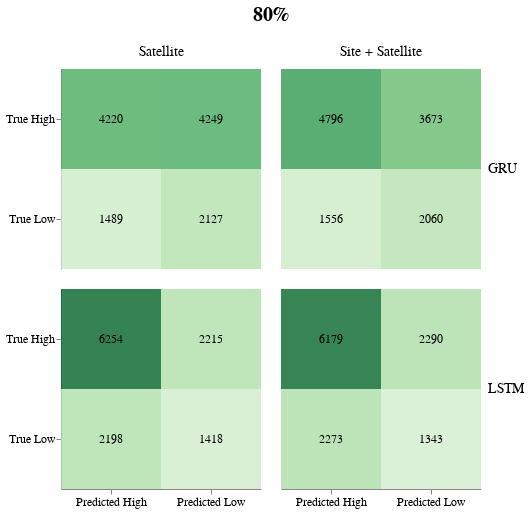

The code cell stored with this chart in its notebook:
### Code cell
plot_conf_matrix(80, ['../results/80/lstm_site.pkl',
                      '../results/80/lstm_no_site.pkl',
                      '../results/80/gru_site.pkl',
                      '../results/80/gru_no_site.pkl'])

### Figure 1 — Vega specification as saved in the notebook (floating-point values rounded to 4 significant figures)
{"$schema": "https://vega.github.io/schema/vega/v5.json", "data": [{"name": "source_0", "values": [{"True": "True Low", "Predicted": "Predicted Low", "Count": 1343, "Features": "Site + Satellite", "Model": "LSTM", "__index_level_0__": 0, "column_Features_sort_index": 1.0}, {"True": "True High", "Predicted": "Predicted Low", "Count": 2290, "Features": "Site + Satellite", "Model": "LSTM", "__index_level_0__": 1, "column_Features_sort_index": 1.0}, {"True": "True Low", "Predicted": "Predicted High", "Count": 2273, "Features": "Site + Satellite", "Model": "LSTM", "__index_level_0__": 2, "column_Features_sort_index": 1.0}, {"True": "True High", "Predicted": "Predicted High", "Count": 6179, "Features": "Site + Satellite", "Model": "LSTM", "__index_level_0__": 3, "column_Features_sort_index": 1.0}, {"True": "True Low", "Predicted": "Predicted Low", "Count": 1418, "Features": "Satellite", "Model": "LSTM", "__index_level_0__": 0, "column_Features_sort_index": 0.0}, {"True": "True High", "Predicted": "Predicted Low", "Count": 2215, "Features": "Satellite", "Model": "LSTM", "__index_level_0__": 1, "column_Features_sort_index": 0.0}, {"True": "True Low", "Predicted": "Predicted High", "Count": 2198, "Features": "Satellite", "Model": "LSTM", "__index_level_0__": 2, "column_Features_sort_index": 0.0}, {"True": "True High", "Predicted": "Predicted High", "Count": 6254, "Features": "Satellite", "Model": "LSTM", "__index_level_0__": 3, "column_Features_sort_index": 0.0}, {"True": "True Low", "Predicted": "Predicted Low", "Count": 2060, "Features": "Site + Satellite", "Model": "GRU", "__index_level_0__": 0, "column_Features_sort_index": 1.0}, {"True": "True High", "Predicted": "Predicted Low", "Count": 3673, "Features": "Site + Satellite", "Model": "GRU", "__index_level_0__": 1, "column_Features_sort_index": 1.0}, {"True": "True Low", "Predicted": "Predicted High", "Count": 1556, "Features": "Site + Satellite", "Model": "GRU", "__index_level_0__": 2, "column_Features_sort_index": 1.0}, {"True": "True High", "Predicted": "Predicted High", "Count": 4796, "Features": "Site + Satellite", "Model": "GRU", "__index_level_0__": 3, "column_Features_sort_index": 1.0}, {"True": "True Low", "Predicted": "Predicted Low", "Count": 2127, "Features": "Satellite", "Model": "GRU", "__index_level_0__": 0, "column_Features_sort_index": 0.0}, {"True": "True High", "Predicted": "Predicted Low", "Count": 4249, "Features": "Satellite", "Model": "GRU", "__index_level_0__": 1, "column_Features_sort_index": 0.0}, {"True": "True Low", "Predicted": "Predicted High", "Count": 1489, "Features": "Satellite", "Model": "GRU", "__index_level_0__": 2, "column_Features_sort_index": 0.0}, {"True": "True High", "Predicted": "Predicted High", "Count": 4220, "Features": "Satellite", "Model": "GRU", "__index_level_0__": 3, "column_Features_sort_index": 0.0}]}, {"name": "column_domain", "values": [{"Features": "Site + Satellite", "column_Features_sort_index": 1.0}, {"Features": "Satellite", "column_Features_sort_index": 0.0}]}, {"name": "row_domain", "values": [{"Model": "LSTM", "count": 8}, {"Model": "GRU", "count": 8}]}, {"name": "data_2"}, {"name": "data_2_x_domain_Predicted_0", "values": [{"Predicted": "Predicted Low"}, {"Predicted": "Predicted High"}]}, {"name": "source_0_x_domain_Predicted_1", "values": [{"Predicted": "Predicted Low"}, {"Predicted": "Predicted High"}]}, {"name": "data_2_y_domain_True_0", "values": [{"True": "True Low"}, {"True": "True High"}]}, {"name": "source_0_y_domain_True_1", "values": [{"True": "True Low"}, {"True": "True High"}]}, {"name": "data_2_color_domain_Count", "values": [{"min": 1343, "max": 6254}]}], "signals": [{"name": "child_width", "value": 200}, {"name": "child_height", "value": 200}], "marks": [{"type": "group", "name": "column-title", "title": {"text": "80%", "offset": 10, "style": "guide-title", "fontSize": 20}, "role": "column-title"}, {"type": "group", "name": "row_header", "from": {"data": "row_domain"}, "sort": {"field": "datum[\"Model\"]", "order": "ascending"}, "encode": {"update": {"height": {"signal": "child_height"}}}, "axes": [{"scale": "y", "orient": "left", "grid": false, "zindex": 1}], "role": "row-header"}, {"type": "group", "name": "row_footer", "from": {"data": "row_domain"}, "sort": {"field": "datum[\"Model\"]", "order": "ascending"}, "encode": {"update": {"height": {"signal": "child_height"}}}, "title": {"text": {"signal": "isValid(parent[\"Model\"]) ? parent[\"Model\"] : \"\"+parent[\"Model\"]"}, "baseline": "middle", "offset": 7, "style": "guide-label", "fontSize": 14, "align": "right", "frame": "group", "orient": "right", "angle": 0}, "role": "row-footer"}, {"type": "group", "name": "column_header", "from": {"data": "column_domain"}, "sort": {"field": "datum[\"column_Features_sort_index\"]", "order": "ascending"}, "encode": {"update": {"width": {"signal": "child_width"}}}, "title": {"text": {"signal": "isValid(parent[\"Features\"]) ? parent[\"Features\"] : \"\"+parent[\"Features\"]"}, "frame": "group", "style": "guide-label", "offset": 10, "fontSize": 14}, "role": "column-header"}, {"type": "group", "name": "column_footer", "from": {"data": "column_domain"}, "sort": {"field": "datum[\"column_Features_sort_index\"]", "order": "ascending"}, "encode": {"update": {"width": {"signal": "child_width"}}}, "axes": [{"scale": "x", "grid": false, "labelAngle": 0, "labelBaseline": "top", "zindex": 1, "orient": "bottom"}], "role": "column-footer"}, {"type": "group", "name": "cell", "from": {"facet": {"data": "source_0", "name": "facet", "groupby": ["Model", "Features"], "aggregate": {"fields": ["column_Features_sort_index"], "ops": ["max"], "as": ["column_Features_sort_index"], "cross": true}}}, "sort": {"field": ["datum[\"Model\"]", "datum[\"column_Features_sort_index\"]"], "order": ["ascending", "ascending"]}, "encode": {"update": {"width": {"signal": "child_width"}, "height": {"signal": "child_height"}}}, "data": [{"name": "data_0", "source": "facet", "transform": [{"type": "filter", "expr": "isValid(datum[\"Count\"]) && isFinite(+datum[\"Count\"])"}, {"type": "project", "fields": ["Count", "Predicted", "True"]}]}], "marks": [{"type": "rect", "name": "child_layer_0_marks", "from": {"data": "data_0"}, "encode": {"update": {"x": {"field": "Predicted", "scale": "x"}, "width": {"signal": "max(0.25, bandwidth('x'))"}, "fill": {"field": "Count", "scale": "color"}, "y": {"field": "True", "scale": "y"}, "opacity": {"value": 0.8}, "height": {"signal": "max(0.25, bandwidth('y'))"}}}, "style": ["rect"]}, {"type": "text", "name": "child_layer_1_marks", "from": {"data": "facet"}, "encode": {"update": {"baseline": {"value": "middle"}, "y": {"field": "True", "scale": "y", "band": 0.5}, "fontSize": {"value": 12}, "fill": {"value": "black"}, "text": {"signal": "format(datum[\"Count\"], \"\")"}, "align": {"value": "center"}, "x": {"field": "Predicted", "scale": "x", "band": 0.5}}}, "style": ["text"]}], "style": "cell"}], "scales": [{"name": "x", "type": "band", "domain": {"fields": [{"data": "data_2_x_domain_Predicted_0", "field": "Predicted"}, {"data": "source_0_x_domain_Predicted_1", "field": "Predicted"}], "sort": true}, "range": [0, {"signal": "child_width"}], "paddingOuter": 0, "paddingInner": 0}, {"name": "y", "type": "band", "domain": {"fields": [{"data": "data_2_y_domain_True_0", "field": "True"}, {"data": "source_0_y_domain_True_1", "field": "True"}], "sort": true}, "range": [0, {"signal": "child_height"}], "paddingInner": 0, "paddingOuter": 0}, {"name": "color", "type": "linear", "domain": [{"signal": "(data(\"data_2_color_domain_Count\")[0] || {}).min"}, {"signal": "(data(\"data_2_color_domain_Count\")[0] || {}).max"}], "range": {"scheme": "greens"}, "interpolate": "hcl", "zero": false}], "layout": {"padding": 20, "offset": {"columnTitle": 10}, "columns": {"signal": "length(data('column_domain'))"}, "bounds": "full", "align": "all"}, "background": "white", "padding": 5, "config": {"axis": {"labelFontSize": 12}, "style": {"cell": {"strokeWidth": 0}}}}
